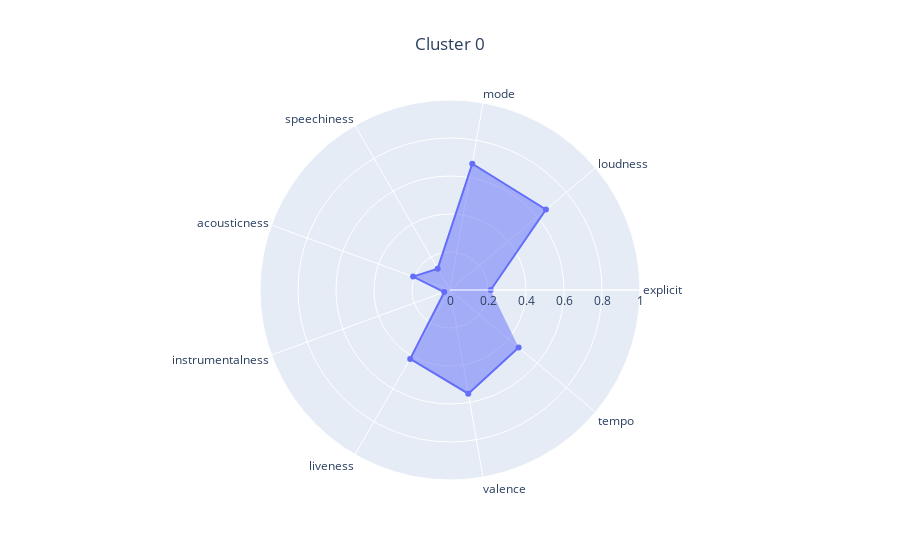
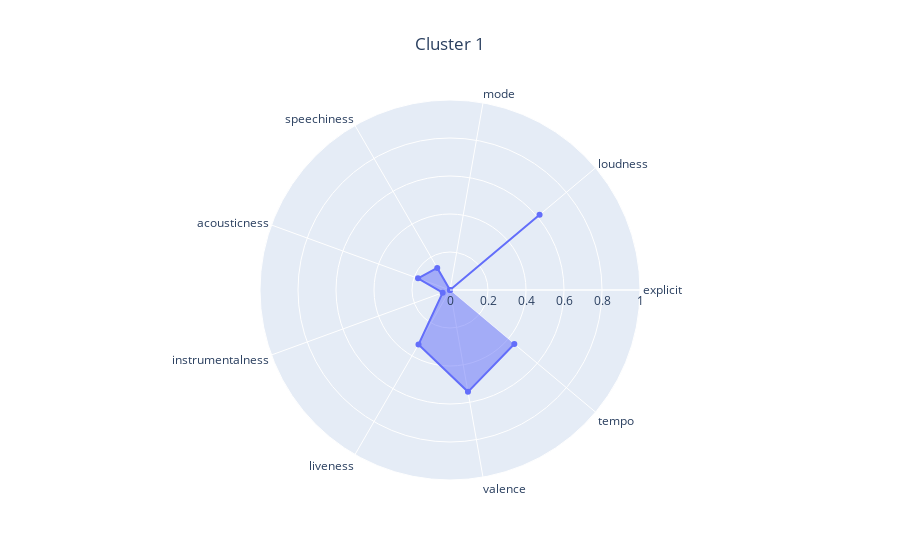
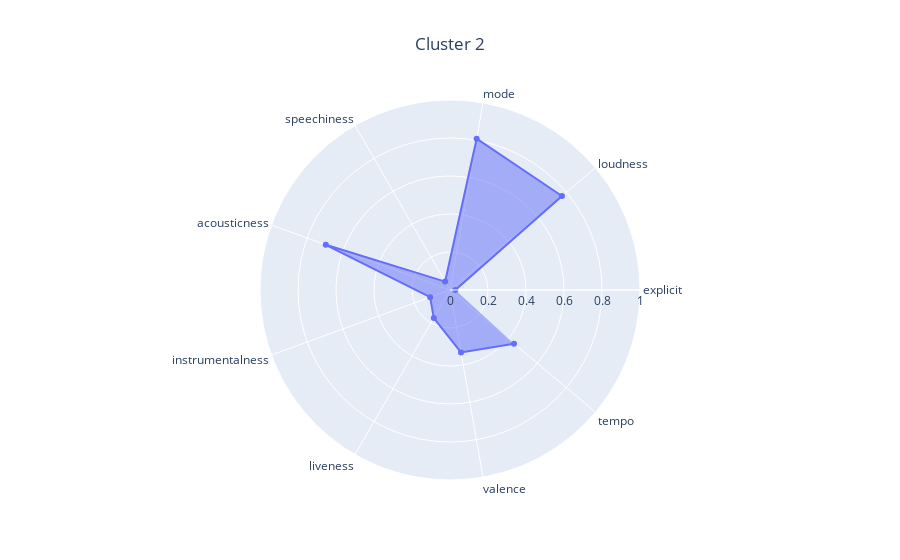
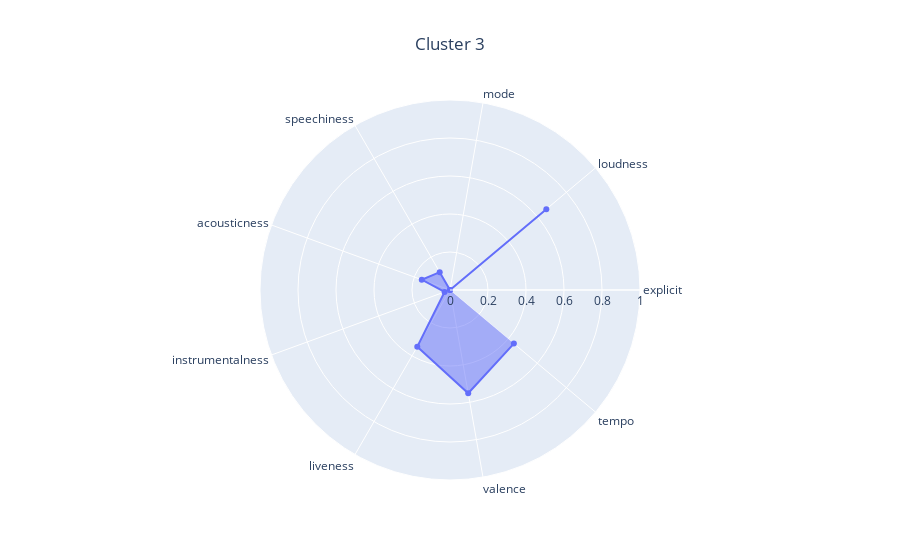

Notebook source saved alongside these figures, in order:
### Code cell
best_k = k_range[np.argmax(ch_scores)]
print(f"Best k based on CH-index: {best_k}")

kmeans_best = KMeans(n_clusters=best_k, n_init="auto", random_state=0)
kmeans_best.fit(X)

best_analyzer = KMeansAnalyzer(df_songs_info, clustering_visualizer)
best_analyzer.analyze_clustering(X, kmeans_best)

### Figure 1 — Plotly figure (JSON) as saved in the notebook; plotly's stock layout.template omitted (floating-point values rounded to 4 significant figures)
{"data": [{"fill": "toself", "r": [0.2142, 0.659, 0.6752, 0.1298, 0.2066, 0.03231, 0.4188, 0.5541, 0.4717], "theta": ["explicit", "loudness", "mode", "speechiness", "acousticness", "instrumentalness", "liveness", "valence", "tempo"], "type": "scatterpolar"}], "layout": {"polar": {"radialaxis": {"range": [0, 1]}}, "title": {"text": "Cluster 0", "x": 0.5}}}

### Figure 2 — Plotly figure (JSON) as saved in the notebook; plotly's stock layout.template omitted (floating-point values rounded to 4 significant figures)
{"data": [{"fill": "toself", "r": [0.0, 0.6154, 0.0, 0.1344, 0.1792, 0.04098, 0.3316, 0.5443, 0.4419], "theta": ["explicit", "loudness", "mode", "speechiness", "acousticness", "instrumentalness", "liveness", "valence", "tempo"], "type": "scatterpolar"}], "layout": {"polar": {"radialaxis": {"range": [0, 1]}}, "title": {"text": "Cluster 1", "x": 0.5}}}

### Figure 3 — Plotly figure (JSON) as saved in the notebook; plotly's stock layout.template omitted (floating-point values rounded to 4 significant figures)
{"data": [{"fill": "toself", "r": [0.02805, 0.7694, 0.8084, 0.05108, 0.6958, 0.1111, 0.1706, 0.3338, 0.4399], "theta": ["explicit", "loudness", "mode", "speechiness", "acousticness", "instrumentalness", "liveness", "valence", "tempo"], "type": "scatterpolar"}], "layout": {"polar": {"radialaxis": {"range": [0, 1]}}, "title": {"text": "Cluster 2", "x": 0.5}}}

### Figure 4 — Plotly figure (JSON) as saved in the notebook; plotly's stock layout.template omitted (floating-point values rounded to 4 significant figures)
{"data": [{"fill": "toself", "r": [0.0, 0.6617, 0.0, 0.1084, 0.1582, 0.03034, 0.3445, 0.5518, 0.4387], "theta": ["explicit", "loudness", "mode", "speechiness", "acousticness", "instrumentalness", "liveness", "valence", "tempo"], "type": "scatterpolar"}], "layout": {"polar": {"radialaxis": {"range": [0, 1]}}, "title": {"text": "Cluster 3", "x": 0.5}}}
